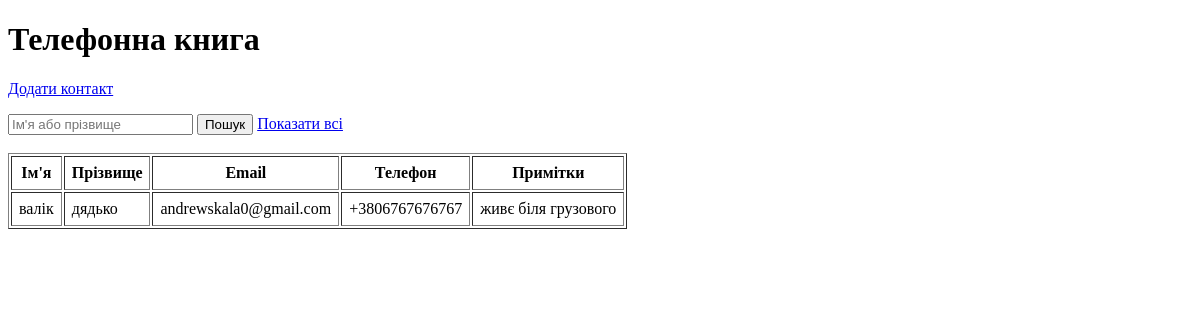
Before: / with the older database file.
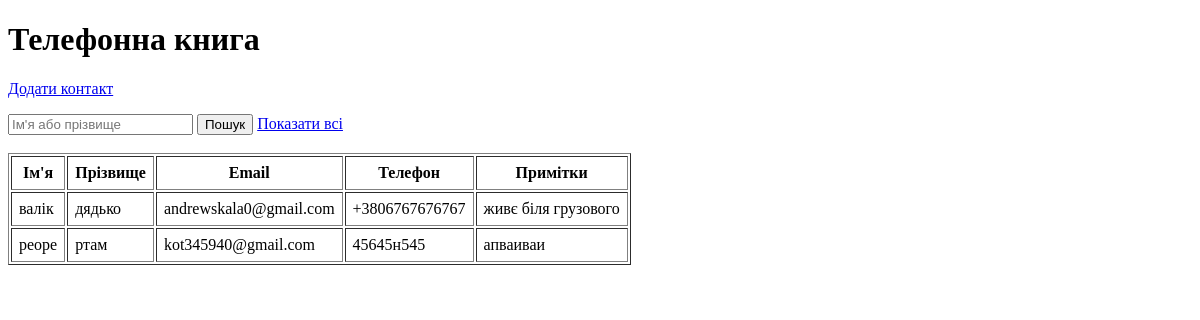
After: the same page with the newer database file.
### project_django/models.py (models this page shows, shortened)
class Contact(models.Model):
    first_name = models.CharField(max_length=100, verbose_name="Ім'я")
    last_name = models.CharField(max_length=100, verbose_name="Прізвище")
    email = models.EmailField(verbose_name="Email")
    phone = models.CharField(max_length=20, verbose_name="Контактний телефон")
    notes = models.TextField(blank=True, null=True, verbose_name="Примітки")
    created_at = models.DateTimeField(auto_now_add=True)
    class Meta:
        db_table = 'contacts'
        ordering = ['last_name', 'first_name']

### project_django/views.py (the view)
# urls.py: path('', views.contact_list, name='contact_list'),
def contact_list(request):
    search = request.GET.get('search', '')
    contacts = Contact.objects.all()
    if search:
        contacts = Contact.objects.filter(
            Q(first_name__icontains=search) |
            Q(last_name__icontains=search)
        )
    return render(request, 'project_django/contact_list.html', {
        'contacts': contacts,
        'search': search
    })

### project_django/templates/project_django/contact_list.html (shortened to what this page needs)
<!DOCTYPE html>
<html lang="uk">
<head>
</head>
<body>
<h1>Телефонна книга</h1>
<p>
    <a href="{% url 'add_contact' %}">Додати контакт</a>
</p>
<form method="get">
    <input
        type="text"
        name="search"
        placeholder="Ім'я або прізвище"
        value="{{ search }}"
    >
    <button type="submit">Пошук</button>
    <a href="{% url 'contact_list' %}">Показати всі</a>
</form>
<br>
<table border="1" cellpadding="7">
    <tr>
        <th>Ім'я</th>
        <th>Прізвище</th>
        <th>Email</th>
        <th>Телефон</th>
        <th>Примітки</th>
    </tr>
    {% for contact in contacts %}
        <tr>
            <td>{{ contact.first_name }}</td>
            <td>{{ contact.last_name }}</td>
            <td>{{ contact.email }}</td>
            <td>{{ contact.phone }}</td>
            <td>{{ contact.notes }}</td>
        </tr>
    {% empty %}
        <tr>
            <td colspan="5">Контактів не знайдено</td>
        </tr>
    {% endfor %}
</table>
</body>
</html>

Changed rows visible on the page:
added Contact: first_name "реоре", last_name "ртам", email "kot345940@gmail.com", phone "45645н545", notes "апваиваи"
